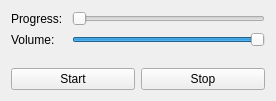
<?xml version="1.0" encoding="UTF-8"?>
<ui version="4.0">
 <class>Widget</class>
 <widget class="QWidget" name="Widget">
  <property name="geometry">
   <rect>
    <x>0</x>
    <y>0</y>
    <width>276</width>
    <height>101</height>
   </rect>
  </property>
  <property name="windowTitle">
   <string>Widget</string>
  </property>
  <layout class="QVBoxLayout" name="verticalLayout">
   <item>
    <layout class="QFormLayout" name="formLayout">
     <item row="0" column="0">
      <widget class="QLabel" name="label">
       <property name="text">
        <string>Progress: </string>
       </property>
       <property name="buddy">
        <cstring>horizontalSlider</cstring>
       </property>
      </widget>
     </item>
     <item row="0" column="1">
      <widget class="QSlider" name="horizontalSlider">
       <property name="orientation">
        <enum>Qt::Horizontal</enum>
       </property>
      </widget>
     </item>
     <item row="1" column="0">
      <widget class="QLabel" name="label_2">
       <property name="text">
        <string>Volume: </string>
       </property>
       <property name="buddy">
        <cstring>horizontalSlider_2</cstring>
       </property>
      </widget>
     </item>
     <item row="1" column="1">
      <widget class="QSlider" name="horizontalSlider_2">
       <property name="maximum">
        <number>100</number>
       </property>
       <property name="value">
        <number>100</number>
       </property>
       <property name="orientation">
        <enum>Qt::Horizontal</enum>
       </property>
      </widget>
     </item>
    </layout>
   </item>
   <item>
    <layout class="QHBoxLayout" name="horizontalLayout">
     <item>
      <widget class="QPushButton" name="pushButton">
       <property name="text">
        <string>Start</string>
       </property>
      </widget>
     </item>
     <item>
      <widget class="QPushButton" name="pushButton_2">
       <property name="text">
        <string>Stop</string>
       </property>
      </widget>
     </item>
    </layout>
   </item>
  </layout>
 </widget>
 <resources/>
 <connections/>
</ui>
